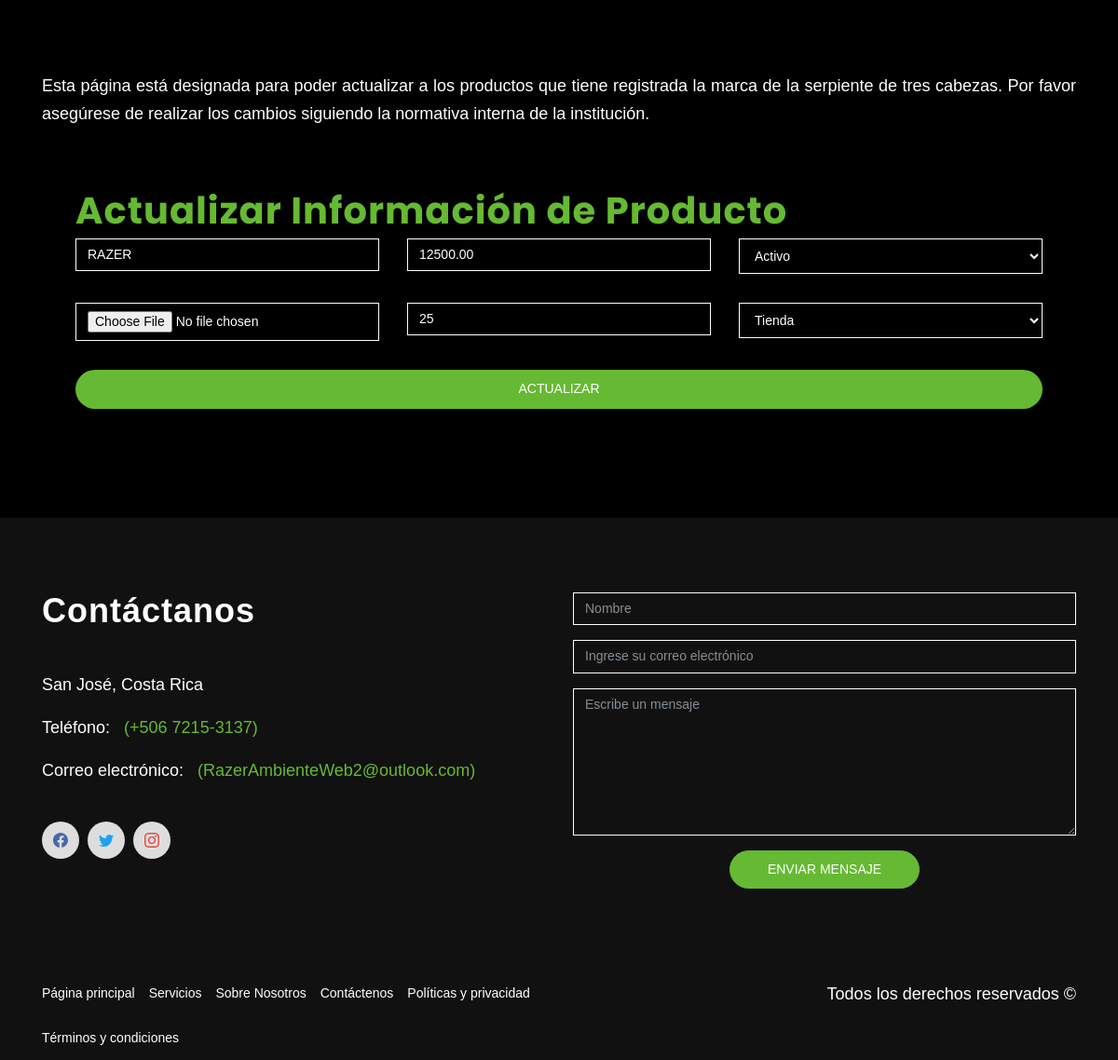
The page /Code/ProyectoAW/Views/actualizarProducto.php?q=1 (signed in, lower part) on the database as committed earlier.
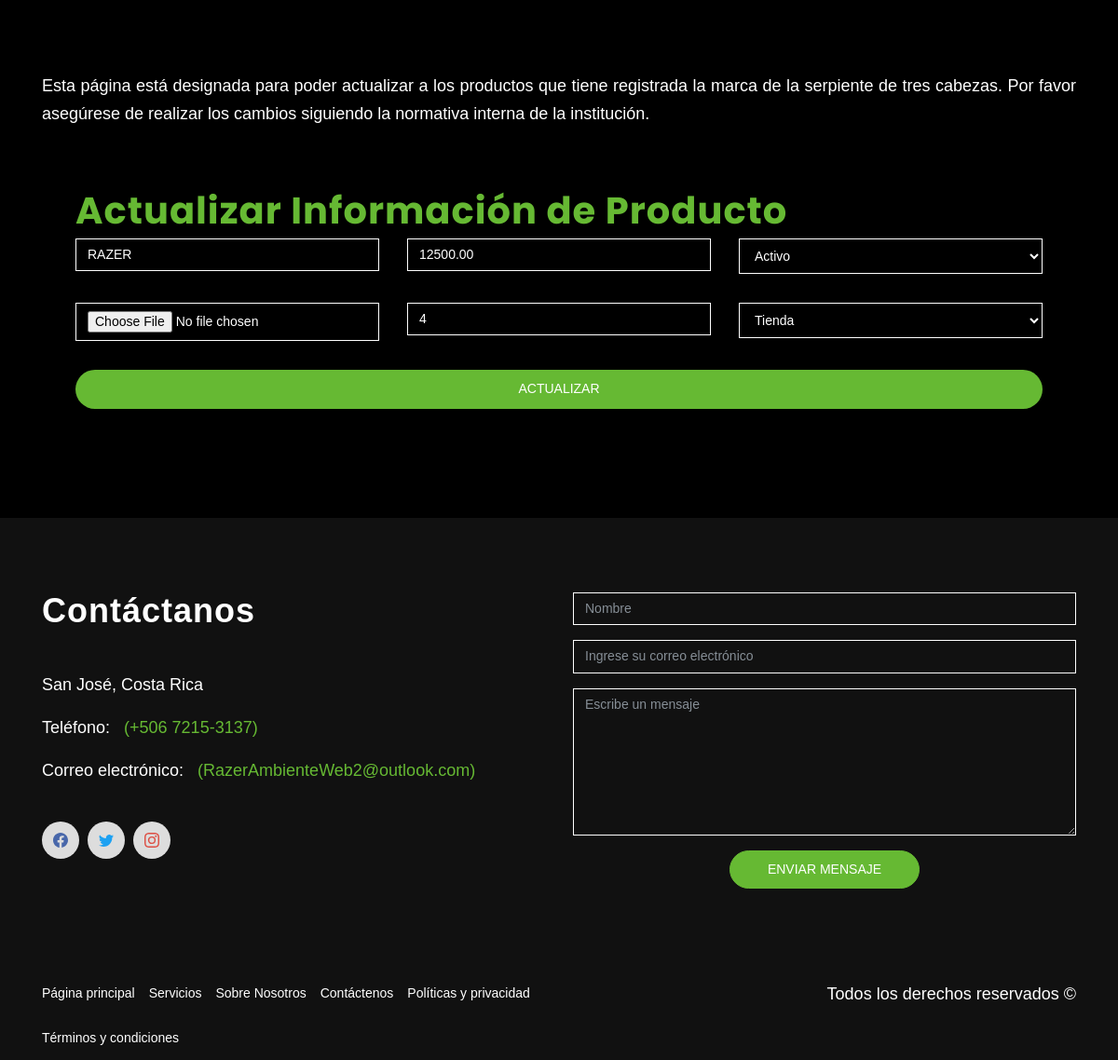
The same page on the database as committed later.
### tables this page shows
CREATE TABLE `producto` (
  `ConsecutivoProducto` bigint(20) NOT NULL,
  `Nombre_Producto` varchar(100) NOT NULL,
  `RutaImagen` varchar(500) NOT NULL,
  `Estado` tinyint(4) NOT NULL,
  `Precio` decimal(8,2) NOT NULL,
  `Stock` int(11) NOT NULL,
  `StockReservado` int(11) NOT NULL,
  `TipoProducto` tinyint(4) NOT NULL,
  `Descripcion` varchar(4000) NOT NULL
);

### Code/ProyectoAW/Models/productosModel.php (called while the page is built, shortened)
<?php
function ConsultarProductoModel($consecutivo)
{
    $instancia = Open();
    $sentencia = "CALL ConsultarProducto($consecutivo);";
    $respuesta = $instancia -> query($sentencia);
    return $respuesta;
}
?>

### Code/ProyectoAW/Views/actualizarProducto.php (the view, shortened to what this page needs)
<?php
  include_once 'utilitarios.php';
  include_once '../Controllers/productosController.php';
  $datos = ConsultarProducto($_GET["q"]);
?>
<!DOCTYPE html>
<html lang="en">
<body>
    <section id="services" class="section" style="background-color: #000000;">
        <div class="container">
            <hr class="lines wow zoomIn" data-wow-delay="0.3s">
            <p class="section-subtitle wow fadeIn" data-wow-duration="1000ms" data-wow-delay="0.3s"
                style="text-align: justify;">
                <br>
                Esta página está designada para poder actualizar a los productos que tiene registrada la marca de la
                serpiente de tres cabezas. Por favor asegúrese de realizar los cambios siguiendo la normativa interna de
                la institución.
                <br>
                <br>
            <div class="content-wrapper">
                <section class="content-header">
                    <div class="container-fluid">
                        <div class="card">
                            <div class="card-body login-card-body">
                                <h4 class="login-box-msg" style="color:#66b933">Actualizar Información de Producto</h4>
                                <form action="" method="post" enctype="multipart/form-data">
                                    <div class="row">
                                        <div class="col-4">
                                            <input type="text" class="form-control" placeholder="Nombre del producto"
                                                required id="NombreProducto" name="NombreProducto"
                                                value=<?php echo $datos["Nombre_Producto"] ?>>
                                        </div>
                                        <div class="col-4">
                                            <input type="text" class="form-control" placeholder="Precio" id="Precio"
                                                name="Precio" value="<?php echo $datos["Precio"] ?>">
                                        </div>
                                        <div class="col-4">
                                            <select class="form-control" placeholder="Estado" required id="Estado"
                                                name="Estado">
                                            </select>
                                        </div>
                                    </div>
                                    <br>
                                    <div class="row">
                                        <div class="col-4">
                                            <input type="file" class="form-control" placeholder="Ruta de Imagen"
                                                id="RutaImagen" name="RutaImagen"
                                                value="<?php echo $datos["RutaImagen"] ?>">
                                        </div>
                                        <div class="col-4">
                                            <input type="text" class="form-control" placeholder="Stock" required
                                                id="Stock" name="Stock" value="<?php echo $datos["Stock"] ?>">
                                        </div>
                                        <div class="col-4">
                                            <select class="form-control" placeholder="Perfil" required id="Perfil"
                                                name="Perfil">
                                            </select>
                                        </div>
                                    </div>
                                    <br>
                                    <input type="submit" class="btn btn-primary btn-block" value="Actualizar"
                                        id="btnActualizarProducto" name="btnActualizarProducto">
                                </form>
                            </div>
                        </div>
                    </div>
                </section>
            </div>
            </p>
        </div>
    </section>
</body>
</html>

Rows that differ between the two databases and show on the page:
changed producto: Stock "25" → "4"
